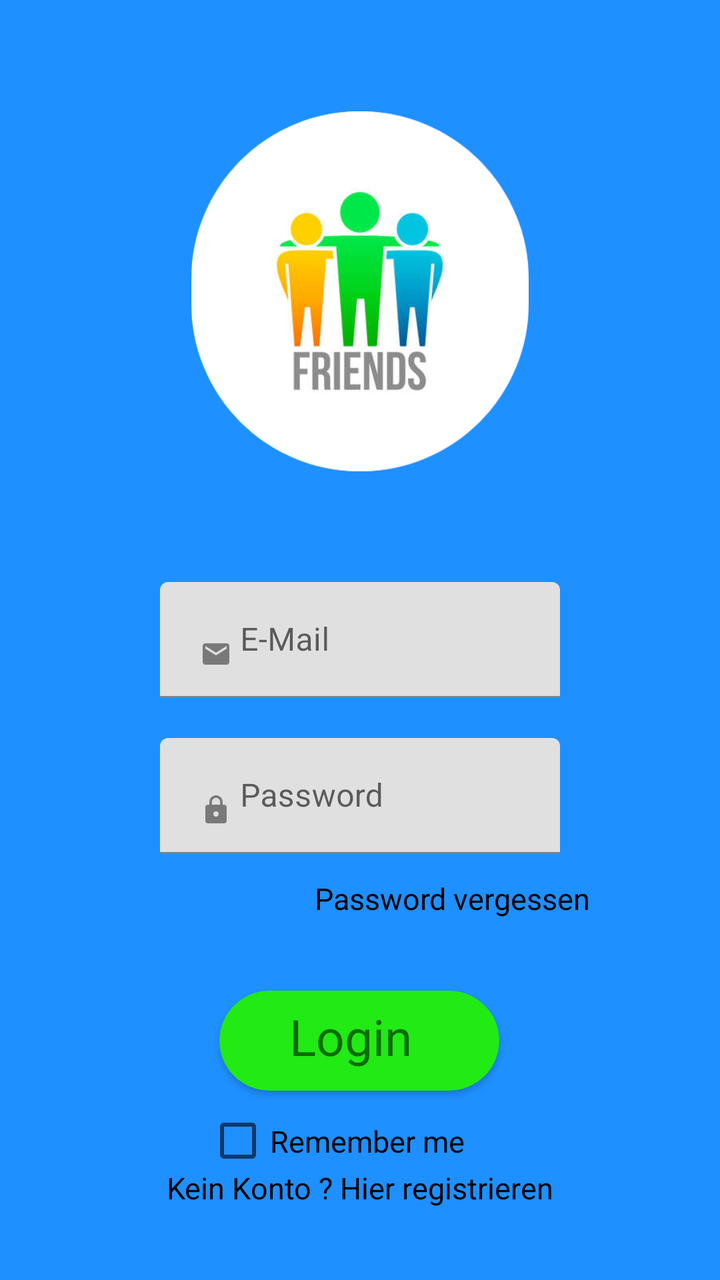
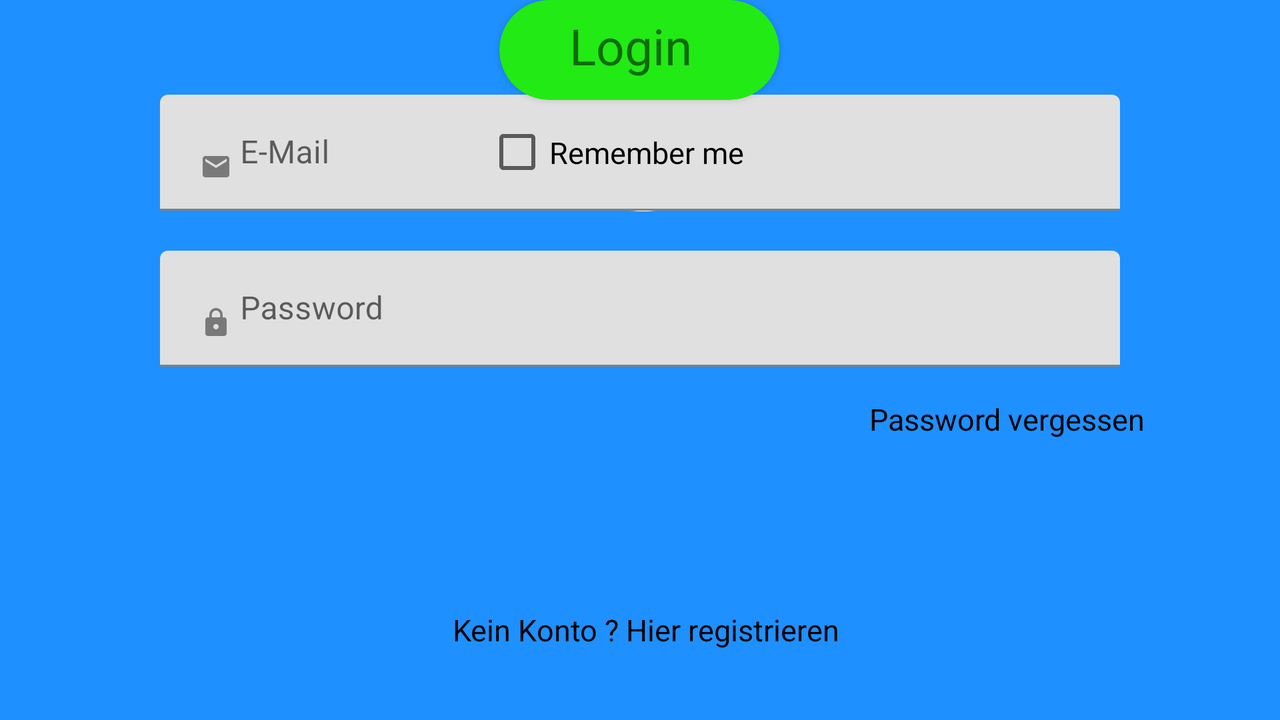

Compare how this app lays out the same screen by default and in its alternative resource folder. The renders come first, then the two layout files and the values they reference.
<!-- AndroidManifest.xml: application theme Theme.MyFirstApplication -->
<!-- res/layout/activity_main.xml -->
<?xml version="1.0" encoding="utf-8"?>
<androidx.constraintlayout.widget.ConstraintLayout xmlns:android="http://schemas.android.com/apk/res/android"
    xmlns:app="http://schemas.android.com/apk/res-auto"
    xmlns:tools="http://schemas.android.com/tools"
    android:layout_width="match_parent"
    android:layout_height="match_parent"
    tools:context=".MainActivity"
    android:background="#1E90FF"
    >

    <ImageView
        android:id="@+id/iv_note"
        android:layout_width="250dp"
        android:layout_height="180dp"
        android:layout_centerInParent="true"

        app:layout_constraintLeft_toLeftOf="parent"
        app:layout_constraintRight_toRightOf="parent"
        app:layout_constraintBottom_toTopOf="@id/tvEmail"
        app:layout_constraintTop_toTopOf="parent"

        android:src="@drawable/imagelogo"

         />


    <TextView
        android:id="@+id/Registrieren"
        android:layout_width="wrap_content"
        android:layout_height="wrap_content"
        android:layout_marginStart="80dp"
        android:layout_marginTop="2dp"
        android:layout_marginEnd="80dp"
        android:layout_marginBottom="35dp"
        android:text="Kein Konto ? Hier registrieren"
        android:textColor="@color/black"
        android:textSize="15dp"
        app:layout_constraintBottom_toBottomOf="parent"
        app:layout_constraintEnd_toEndOf="parent"
        app:layout_constraintStart_toStartOf="parent"
        app:layout_constraintTop_toBottomOf="@id/check"
         />

    <com.google.android.material.textfield.TextInputLayout
        android:id="@+id/tvEmail"
        android:layout_width="match_parent"
        android:layout_height="wrap_content"
        android:layout_marginStart="80dp"
        android:layout_marginEnd="80dp"
        android:hint="E-Mail"
        app:layout_constraintTop_toTopOf="parent"
        app:layout_constraintBottom_toBottomOf="parent"
        app:layout_constraintStart_toStartOf="parent"
        app:layout_constraintEnd_toEndOf="parent"


        >

        <EditText
            android:id="@+id/edEmail"
            android:layout_width="match_parent"
            android:layout_height="match_parent"
            android:drawableLeft="@drawable/ic_action_email"

            />


    </com.google.android.material.textfield.TextInputLayout>




    <com.google.android.material.textfield.TextInputLayout
        android:id="@+id/tvPassword"
        android:layout_width="match_parent"
        android:layout_height="wrap_content"
        android:layout_marginStart="80dp"
        android:layout_marginEnd="80dp"
        app:layout_constraintTop_toBottomOf="@id/tvEmail"
        android:layout_marginTop="20dp"
        app:layout_constraintStart_toStartOf="parent"
        app:layout_constraintEnd_toEndOf="parent"

        >

        <EditText
            android:id="@+id/edPassword"
            android:layout_width="match_parent"
            android:layout_height="match_parent"
            android:hint="Password"
            android:inputType="textPassword"
            android:drawableLeft="@drawable/ic_action_pass"
            />



    </com.google.android.material.textfield.TextInputLayout>


    <androidx.cardview.widget.CardView
        android:id="@+id/Anmelden"
        android:layout_width="140dp"
        android:layout_height="50dp"
        android:layout_marginTop="36dp"
        app:cardBackgroundColor="#22EA14"
        app:cardCornerRadius="25dp"
        app:layout_constraintEnd_toEndOf="parent"
        app:layout_constraintHorizontal_bias="0.498"
        app:layout_constraintStart_toStartOf="parent"
        app:layout_constraintTop_toBottomOf="@id/pw">

        <TextView
            android:layout_width="wrap_content"
            android:layout_height="wrap_content"
            android:layout_marginLeft="35dp"
            android:layout_marginTop="6dp"
            android:text="Login"
            android:textSize="25dp" />


    </androidx.cardview.widget.CardView>

    <TextView
        android:id="@+id/pw"
        android:layout_width="wrap_content"
        android:layout_height="wrap_content"
        android:layout_marginTop="12dp"
        android:text="Password vergessen"
        android:textColor="@color/black"
        android:textSize="15dp"
        app:layout_constraintEnd_toEndOf="parent"
        app:layout_constraintHorizontal_bias="0.708"
        app:layout_constraintStart_toStartOf="parent"
        app:layout_constraintTop_toBottomOf="@id/tvPassword" />

    <CheckBox
        android:id="@+id/check"
        android:layout_width="154dp"
        android:layout_height="20dp"
        android:layout_marginTop="15dp"
        android:text="Remember me"
        android:textColor="@color/black"
        android:textSize="15sp"
        app:layout_constraintEnd_toEndOf="parent"
        app:layout_constraintStart_toStartOf="parent"
        app:layout_constraintTop_toBottomOf="@+id/Anmelden"
        />
</androidx.constraintlayout.widget.ConstraintLayout>
<!-- resources referenced by this layout -->
<resources>
  <!-- drawable ic_action_email (drawable-anydpi) -->
  <vector xmlns:android="http://schemas.android.com/apk/res/android"
      android:width="24dp"
      android:height="24dp"
      android:viewportWidth="24"
      android:viewportHeight="24"
      android:tint="#333333"
      android:alpha="0.6">
    <group android:scaleX="0.6666667"
        android:scaleY="0.6666667"
        android:translateX="4"
        android:translateY="4">
      <path
          android:fillColor="@android:color/white"
          android:pathData="M20,4L4,4c-1.1,0 -1.99,0.9 -1.99,2L2,18c0,1.1 0.9,2 2,2h16c1.1,0 2,-0.9 2,-2L22,6c0,-1.1 -0.9,-2 -2,-2zM20,8l-8,5 -8,-5L4,6l8,5 8,-5v2z"/>
    </group>
  </vector>
  <!-- drawable ic_action_pass: png bitmap (drawable-hdpi, 282 bytes) -->
  <!-- drawable imagelogo: png bitmap (drawable, 69548 bytes) -->
  <style name="Theme.MyFirstApplication" parent="Theme.MaterialComponents.DayNight.NoActionBar">
          
          <item name="colorPrimary">@color/purple_500</item>
          <item name="colorPrimaryVariant">@color/purple_700</item>
          <item name="colorOnPrimary">@color/white</item>
          
          <item name="colorSecondary">@color/teal_200</item>
          <item name="colorSecondaryVariant">@color/teal_700</item>
          <item name="colorOnSecondary">@color/black</item>
          
          <item name="android:statusBarColor" tools:targetApi="l">?attr/colorPrimaryVariant</item>
          
      </style>
</resources>
<!-- res/layout-land/activity_main.xml (the author's variant of the layout above) -->
<!-- drawn on the phone turned sideways -->
<?xml version="1.0" encoding="utf-8"?>
<androidx.constraintlayout.widget.ConstraintLayout xmlns:android="http://schemas.android.com/apk/res/android"
    xmlns:app="http://schemas.android.com/apk/res-auto"
    xmlns:tools="http://schemas.android.com/tools"
    android:layout_width="match_parent"
    android:layout_height="match_parent"
    tools:context=".MainActivity"
    android:background="#1E90FF"
    >


    <ImageView
        android:id="@+id/iv_note"
        android:layout_width="188dp"
        android:layout_height="109dp"
        android:layout_centerInParent="true"

        android:src="@drawable/imagelogo"
        app:layout_constraintBottom_toTopOf="@id/tvEmail"
        app:layout_constraintHorizontal_bias="0.504"
        app:layout_constraintLeft_toLeftOf="parent"

        app:layout_constraintRight_toRightOf="parent"

        app:layout_constraintTop_toTopOf="parent"
        app:layout_constraintVertical_bias="0.058" />

    <TextView
        android:id="@+id/Registrieren"
        android:layout_width="wrap_content"
        android:layout_height="wrap_content"
        android:layout_marginStart="80dp"
        android:layout_marginTop="2dp"
        android:layout_marginEnd="80dp"
        android:layout_marginBottom="35dp"
        android:text="Kein Konto ? Hier registrieren"
        android:textColor="@color/black"
        android:textSize="15dp"
        app:layout_constraintBottom_toBottomOf="parent"
        app:layout_constraintEnd_toEndOf="parent"
        app:layout_constraintHorizontal_bias="0.511"
        app:layout_constraintStart_toStartOf="parent"
        app:layout_constraintTop_toBottomOf="@id/check"
        app:layout_constraintVertical_bias="1.0" />

    <com.google.android.material.textfield.TextInputLayout
        android:id="@+id/tvEmail"
        android:layout_width="match_parent"
        android:layout_height="wrap_content"
        android:layout_marginStart="80dp"
        android:layout_marginEnd="80dp"
        android:hint="E-Mail"
        app:layout_constraintBottom_toBottomOf="@id/iv_note"



        >

        <EditText
            android:id="@+id/edEmail"
            android:layout_width="match_parent"
            android:layout_height="match_parent"
            android:drawableLeft="@drawable/ic_action_email"

            />


    </com.google.android.material.textfield.TextInputLayout>




    <com.google.android.material.textfield.TextInputLayout
        android:id="@+id/tvPassword"
        android:layout_width="match_parent"
        android:layout_height="wrap_content"
        android:layout_marginStart="80dp"
        android:layout_marginEnd="80dp"
        app:layout_constraintTop_toBottomOf="@id/tvEmail"
        android:layout_marginTop="20dp"
        app:layout_constraintStart_toStartOf="parent"
        app:layout_constraintEnd_toEndOf="parent"

        >

        <EditText
            android:id="@+id/edPassword"
            android:layout_width="match_parent"
            android:layout_height="match_parent"
            android:hint="Password"
            android:inputType="textPassword"
            android:drawableLeft="@drawable/ic_action_pass"
            />


    </com.google.android.material.textfield.TextInputLayout>


    <TextView
        android:id="@+id/pw"
        android:layout_width="wrap_content"
        android:layout_height="wrap_content"
        android:layout_marginTop="16dp"
        android:text="Password vergessen"
        android:textColor="@color/black"
        android:textSize="15dp"
        app:layout_constraintEnd_toEndOf="parent"
        app:layout_constraintHorizontal_bias="0.865"
        app:layout_constraintStart_toStartOf="parent"
        app:layout_constraintTop_toBottomOf="@id/tvPassword" />

    <CheckBox
        android:id="@+id/check"
        android:layout_width="154dp"
        android:layout_height="20dp"
        android:layout_marginTop="16dp"
        android:text="Remember me"
        android:textColor="@color/black"
        android:textSize="15sp"
        app:layout_constraintEnd_toEndOf="parent"
        app:layout_constraintHorizontal_bias="0.499"
        app:layout_constraintStart_toStartOf="parent"
        app:layout_constraintTop_toBottomOf="@+id/Anmelden" />

    <androidx.cardview.widget.CardView
        android:id="@+id/Anmelden"
        android:layout_width="140dp"
        android:layout_height="50dp"
        app:cardBackgroundColor="#22EA14"
        app:cardCornerRadius="25dp"
        app:layout_constraintEnd_toEndOf="parent"
        app:layout_constraintHorizontal_bias="0.499"
        app:layout_constraintStart_toStartOf="parent"
        tools:layout_editor_absoluteY="261dp">

        <TextView
            android:layout_width="wrap_content"
            android:layout_height="wrap_content"
            android:layout_marginLeft="35dp"
            android:layout_marginTop="6dp"
            android:text="Login"
            android:textSize="25dp" />


    </androidx.cardview.widget.CardView>
</androidx.constraintlayout.widget.ConstraintLayout>
